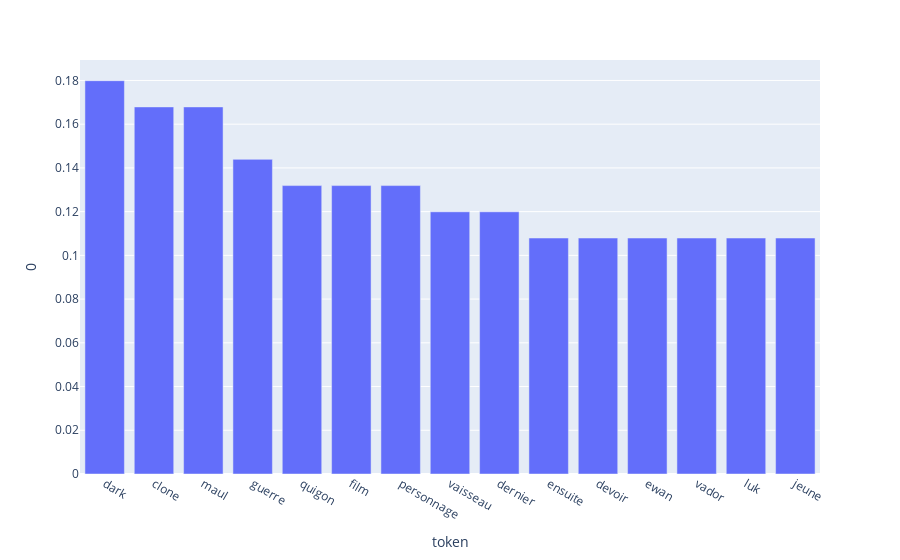

Notebook code for this chart:
### Code cell
# Import plotly express
import plotly.express as px

# Create bar chart
fig = px.bar(tfid_df.sort_values(by=0, ascending=False)[:15], x="token", y=0)

# Render chart
fig.show()

### Figure 1 — Plotly figure (JSON) as saved in the notebook; plotly's stock layout.template omitted (floating-point values rounded to 4 significant figures)
{"data": [{"alignmentgroup": "True", "hovertemplate": "token=%{x}<br>0=%{y}<extra></extra>", "legendgroup": "", "marker": {"color": "#636efa", "pattern": {"shape": ""}}, "name": "", "offsetgroup": "", "orientation": "v", "showlegend": false, "textposition": "auto", "type": "bar", "x": ["dark", "clone", "maul", "guerre", "quigon", "film", "personnage", "vaisseau", "dernier", "ensuite", "devoir", "ewan", "vador", "luk", "jeune"], "xaxis": "x", "y": [0.1799, 0.1679, 0.1679, 0.1439, 0.1319, 0.1319, 0.1319, 0.1199, 0.1199, 0.1079, 0.1079, 0.1079, 0.1079, 0.1079, 0.1079], "yaxis": "y"}], "layout": {"barmode": "relative", "legend": {"tracegroupgap": 0}, "margin": {"t": 60}, "xaxis": {"anchor": "y", "domain": [0, 1], "title": {"text": "token"}}, "yaxis": {"anchor": "x", "domain": [0, 1], "title": {"text": "0"}}}}
